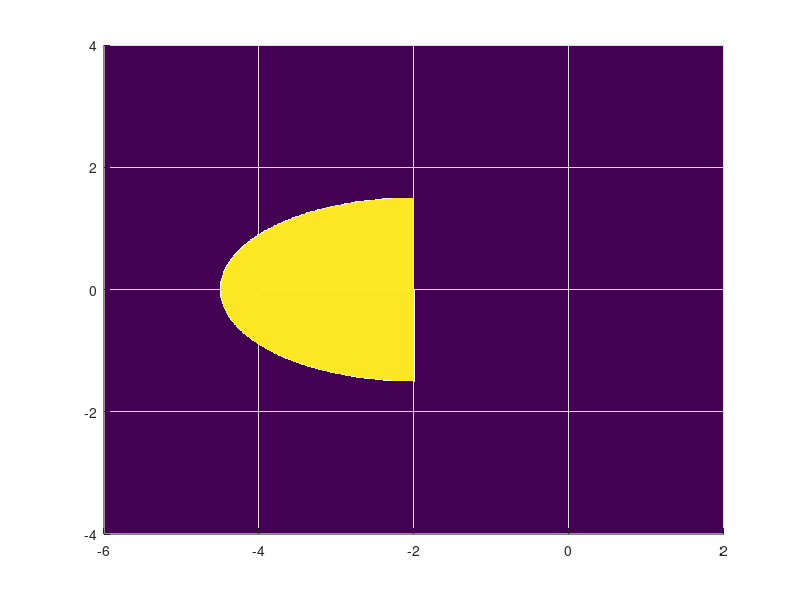

Source code (MATLAB):
% Plot imaginary numbers by sample
X = -6:.01:2;
Y = -4:.01:4;

X_size = size(X);
Y_size = size(Y);

val = zeros(Y_size(2), X_size(2));

for x_in = 1:X_size(2)
    for y_in = 1:Y_size(2)
        x = X(x_in);
        y = Y(y_in);
        
        z = x + y * sqrt(-1);
        
        xi1 = abs( 2 + z + sqrt(z^2 + 4*z) ) / 2;
        xi2 = abs( 2 + z - sqrt(z^2 + 4*z) ) / 2;
        
        % Eliminate non-simple 1 roots
        if xi1 == xi2
            if xi1 == 1
                [x,y,xi1,xi2]
                xi2 = inf;
            end
        end
        
        % Shade if valid
        if xi1 <= 1
            if xi2 <=2
                val(y_in,x_in) = 1;
            end
        end
    end
end

surf(X,Y,val)
shading interp 
view(2);
